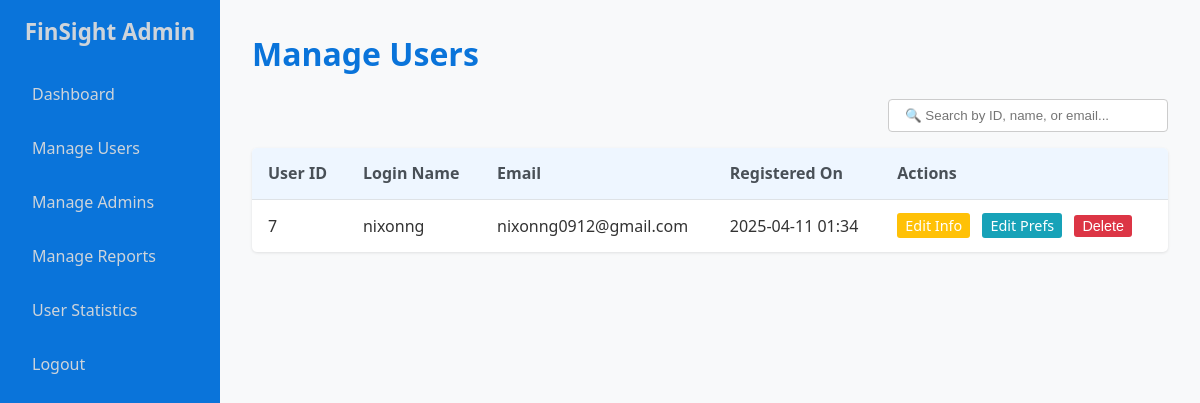
Page /admin_manage_users.php (signed in) on the earlier database version.
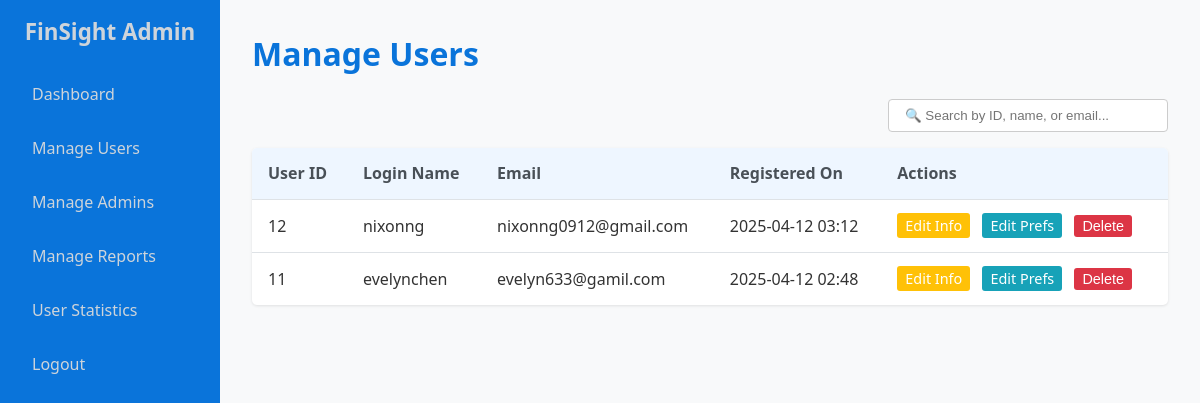
Same page on the later database version.
### tables this page shows
CREATE TABLE `user_file` (
  `User_ID` int(11) NOT NULL,
  `User_Login_Name` varchar(50) NOT NULL,
  `Password` varchar(255) NOT NULL,
  `Real_Name` varchar(50) NOT NULL,
  `Gender` varchar(20) DEFAULT NULL,
  `Email` varchar(200) DEFAULT NULL,
  `Add_Time` datetime NOT NULL
);

### admin_manage_users.php (the view, shortened to what this page needs)
<?php
require_once 'admin_header.php';
require_once 'admin_db_connect.php';
$users = [];
$sql = "SELECT User_ID, User_Login_Name, Email, Add_Time FROM user_file ORDER BY Add_Time DESC";
$result = $conn->query($sql);
if ($result && $result->num_rows > 0) {
    while ($row = $result->fetch_assoc()) {
        $users[] = $row;
    }
} elseif (!$result) {
     $message = "Error fetching users: " . $conn->error;
     $message_type = 'error';
}
?>
<h1>Manage Users</h1>
<div style="display: flex; justify-content: flex-end; margin-bottom: 1rem;">
  <input type="text" id="userSearch" placeholder="🔍 Search by ID, name, or email..." style="padding: 0.5rem 1rem; border-radius: 4px; border: 1px solid #ccc; width: 280px;">
</div>
<table>
    <thead>
        <tr>
            <th>User ID</th>
            <th>Login Name</th>
            <th>Email</th>
            <th>Registered On</th>
            <th>Actions</th>
        </tr>
    </thead>
    <tbody>
        <?php if (!empty($users)): ?>
            <?php foreach ($users as $user): ?>
                <tr>
                    <td><?php echo htmlspecialchars($user['User_ID']); ?></td>
                    <td><?php echo htmlspecialchars($user['User_Login_Name']); ?></td>
                    <td><?php echo htmlspecialchars($user['Email']); ?></td>
                    <td><?php echo date('Y-m-d H:i', strtotime($user['Add_Time'])); ?></td>
                    <td>
                        <a href="admin_edit_user.php?id=<?php echo $user['User_ID']; ?>" class="edit-btn">Edit Info</a>
                        <a href="admin_edit_user_preferences.php?id=<?php echo $user['User_ID']; ?>" class="prefs-btn">Edit Prefs</a>
                        <form action="admin_manage_users.php" method="post" style="display: inline;" onsubmit="return confirm('Are you sure you want to delete user <?php echo htmlspecialchars($user['User_Login_Name']); ?>? This action cannot be undone.');">
                            <button type="submit" name="delete_user" class="delete-btn">Delete</button>
                        </form>
                    </td>
                </tr>
            <?php endforeach; ?>
        <?php else: ?>
            <tr>
                <td colspan="6">No users found.</td>
            </tr>
        <?php endif; ?>
    </tbody>
</table>
<?php require_once 'admin_footer.php'; ?>

Differences in the rows shown:
removed user_file: User_ID "7", User_Login_Name "nixonng", Email "nixonng0912@gmail.com", Add_Time "2025-04-11 01:34"
added user_file: User_ID "12", User_Login_Name "nixonng", Email "nixonng0912@gmail.com", Add_Time "2025-04-12 03:12"
added user_file: User_ID "11", User_Login_Name "evelynchen", Email "evelyn633@gamil.com", Add_Time "2025-04-12 02:48"
